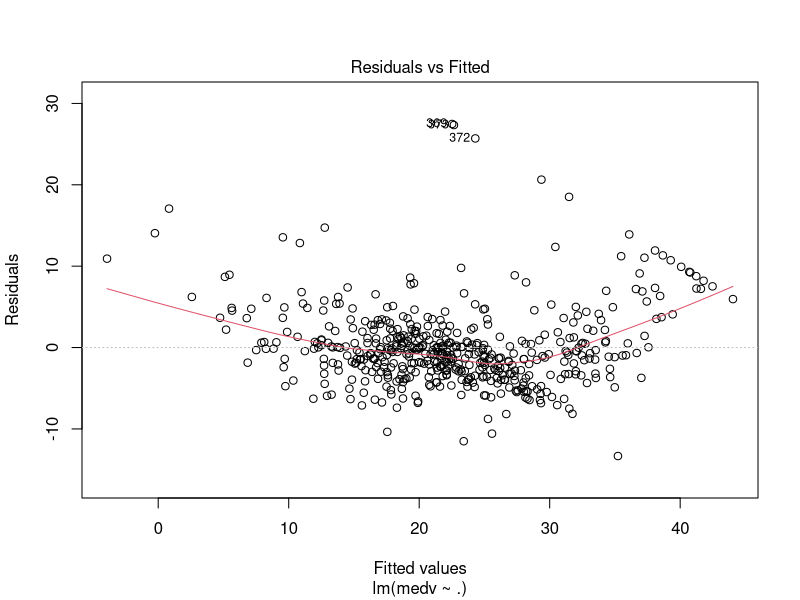

This chart was generated by the following R code: (Note: this script raises an error after producing the figure.)
## ---- chunk 1
knitr::opts_chunk$set(echo = TRUE,warning=FALSE, message=FALSE)
## ---- chunk 2
library(MASS) 
library(car)
require(ellipse)
library(corrplot)
## ---- chunk 3
data(Boston)
data <- Boston[,!names(Boston) %in% c("chas","rad")] 
model = lm(medv ~ .,data)
summary(model)
model$coefficients
## ---- chunk 4
plot(model,which=1)
## ---- chunk 5
residualPlots(model)
## ---- chunk 6
plot(model, which=1)
## ---- chunk 7
qqPlot(model$residuals)
## ---- chunk 8
# h is the threshold for suspects
plot(hatvalues(model), type='h', col="blue", ylab="Hat Values", main="Hat values")
n = dim(data)[1]
p = dim(data)[2]-1
abline(h = 2 * (p + 1) / n, lty = 2,col = 'darkred')
## ---- chunk 9
# h is the threshold for suspects
plot(abs(rstudent(model)), type='h', col="blue",
     ylab="Externally Studentized Residuals (in absolute value)",
     main="Externally Studentized Residuals (in absolute value)")
abline(h = qt(.95, n-p-2), lty=2) # threshold for suspects
## ---- chunk 10
#suspects are highlighted on the graph
par(mfrow=c(1,1))
plot(model, which=4, col="blue", lwd=2) 
abline(h = 4/n, lty=2) #threshold for suspects
## ---- chunk 11
par(mfrow=c(3,4)) 
for (j in 1:12) {
  plot(abs(dfbetas(model)[,j]), col=4, type='h', ylab='DFBETAS', xlab = names(data)[j])
    abline(h = 2/sqrt(n), lty=2) # threshold for suspects 
}
## ---- chunk 12
par(mfrow=c(1,1))
plot(abs(dffits(model)), typ='h', col=4, ylab='DFFITS') 
abline(h = 2*sqrt(p/n), lty=2) # threshold for suspects
## ---- chunk 13
#correlation between all predictors
df_cor = round( cor(data) , 2)
df_cor
## ---- chunk 14
#the higher the absolute value, higher the correlation.
#the -/+ sign tells us if they are negatively or positively correlated.
#if two predictors are correlated, they increase the overall variance in the model.
corrplot.mixed(df_cor)
## ---- chunk 15
# VIF tells us what fraction of the variance of one predictor can be explained
# by the other predictors.
# High vif tells us that the predictor can be correlated to one or more predictors
# in the model.
vif(model)
plot(vif(model), type='h', col=4, lwd=3)
abline(h = 5, lty=2)
